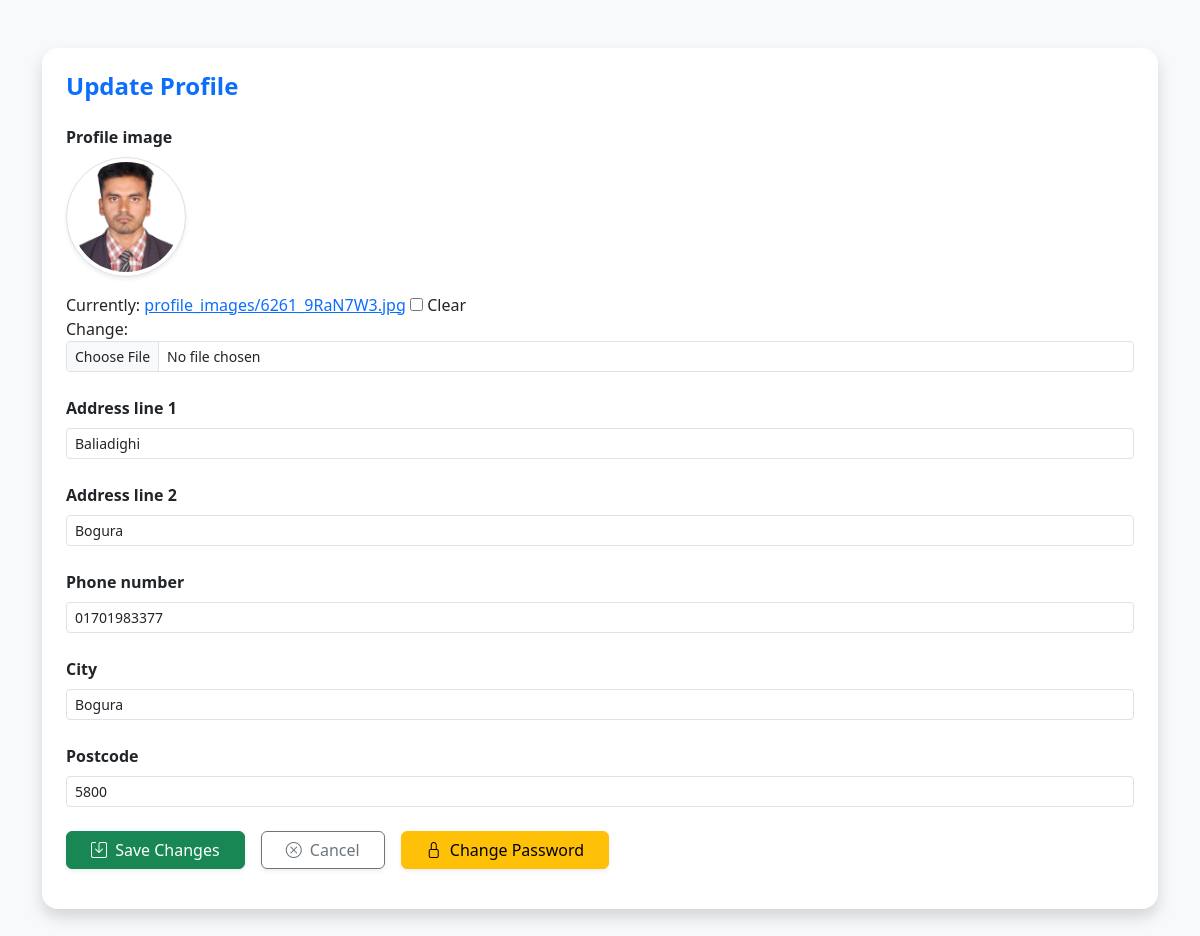
Before: /update_profile/ (signed in) with the older database file.
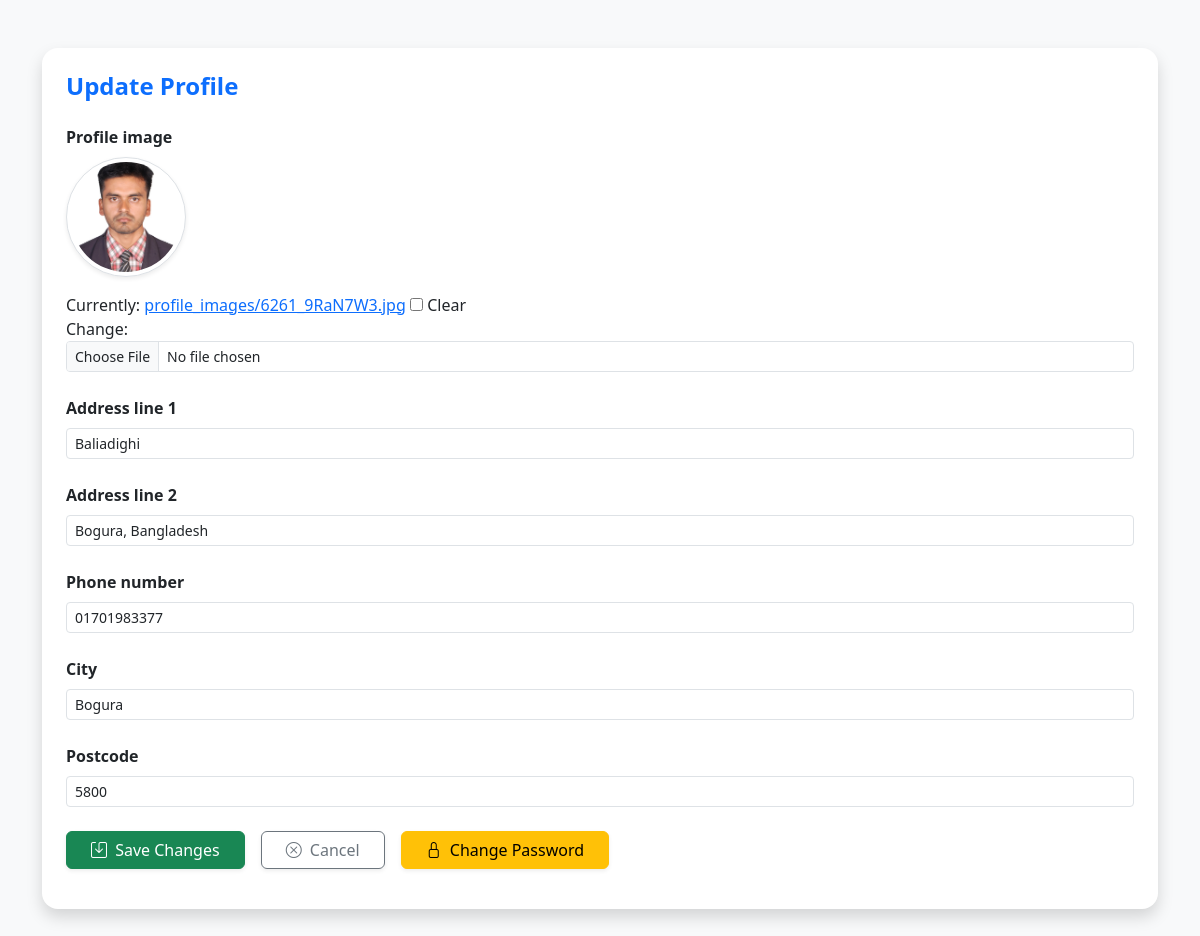
After: the same page with the newer database file.
### mainApp/models.py (models this page shows, shortened)
class UserProfile(models.Model):
    user = models.OneToOneField(User, on_delete=models.CASCADE)
    profile_image = models.ImageField(upload_to='profile_images/', blank=True, null=True)
    address_line_1 = models.CharField(max_length=255)
    address_line_2 = models.CharField(max_length=255, blank=True)
    phone_number = models.CharField(max_length=15)
    city = models.CharField(max_length=100)
    postcode = models.CharField(max_length=10)

### mainApp/views.py (the view)
# urls.py: path('update_profile/', views.update_profile, name='update_profile'),
@login_required
def update_profile(request):
    profile, _ = UserProfile.objects.get_or_create(user=request.user)
    if request.method == 'POST':
        profile_form = UserProfileForm(request.POST, request.FILES, instance=profile)
        if profile_form.is_valid():
            profile_form.save()
            messages.success(request, "Profile updated successfully!")
            return redirect('profile')
        else:
            messages.error(request, "Please fix the errors below.")
    else:
        profile_form = UserProfileForm(instance=profile)
    return render(request, 'profile_update.html', {'profile_form': profile_form})

### mainApp/forms.py
class UserProfileForm(forms.ModelForm):
    class Meta:
        model = UserProfile
        fields = ['profile_image', 'address_line_1', 'address_line_2', 'phone_number', 'city', 'postcode']
    def __init__(self, *args, **kwargs):
        super().__init__(*args, **kwargs)
        for field_name, field in self.fields.items():
            if field.widget.__class__.__name__ == 'ClearableFileInput':
                field.widget.attrs.update({'class': 'form-control-file'})
            else:
                field.widget.attrs.update({'class': 'form-control'})

### mainApp/authentication.py (called while the page is built)
    def get_user(self, user_id):
        try:
            return User.objects.get(pk=user_id)
        except User.DoesNotExist:
            return None

### mainApp/templatetags/form_tags.py (called while the page is built)
@register.filter(name='add_class')
def add_class(field, css_class):
    return field.as_widget(attrs={"class": css_class})

### templates/profile_update.html (shortened to what this page needs)
{% load static %}
{% load custom_filters %}
{% load form_tags %}
<html lang="en">
<head>
  <link href="https://cdn.jsdelivr.net/npm/bootstrap@5.3.3/dist/css/bootstrap.min.css" rel="stylesheet">
  <link href="https://cdn.jsdelivr.net/npm/bootstrap-icons@1.11.1/font/bootstrap-icons.css" rel="stylesheet">
</head>
<body class="bg-light">
<div class="container py-5">
  <div class="card shadow border-0 rounded-4">
    <div class="card-body p-4">
      <h4 class="mb-4 fw-bold text-primary">Update Profile</h4>
      <form method="post" enctype="multipart/form-data" class="needs-validation" novalidate>
        {% for field in profile_form %}
          <div class="mb-4">
            <label for="{{ field.id_for_label }}" class="form-label fw-semibold">{{ field.label }}</label>
            {% if field.name == 'profile_image' %}
              {% if profile_form.instance.profile_image %}
                <div class="mb-3">
                  <img src="{{ profile_form.instance.profile_image.url }}" alt="Profile Image"
                       class="img-thumbnail border shadow-sm rounded-circle"
                       style="width: 120px; height: 120px; object-fit: cover;">
                </div>
              {% endif %}
              {{ field|add_class:"form-control form-control-sm" }}
            {% else %}
              {{ field|add_class:"form-control form-control-sm" }}
            {% endif %}
          </div>
        {% endfor %}
<div class="d-flex justify-content-start gap-3 mt-4">
  <button type="submit" name="update_profile" class="btn btn-success px-4 shadow-sm">
    <i class="bi bi-save me-1"></i> Save Changes
  </button>
  <a href="{% url 'profile' %}" class="btn btn-outline-secondary px-4 shadow-sm">
    <i class="bi bi-x-circle me-1"></i> Cancel
  </a>
  <a href="{% url 'change_password' %}" class="btn btn-warning px-4 shadow-sm">
    <i class="bi bi-lock me-1"></i> Change Password
  </a>
</div>
      </form>
    </div>
  </div>
</div>
</body>
</html>

Changed rows visible on the page:
changed UserProfile "Baliadighi": address_line_2 "Bogura" → "Bogura, Bangladesh"
